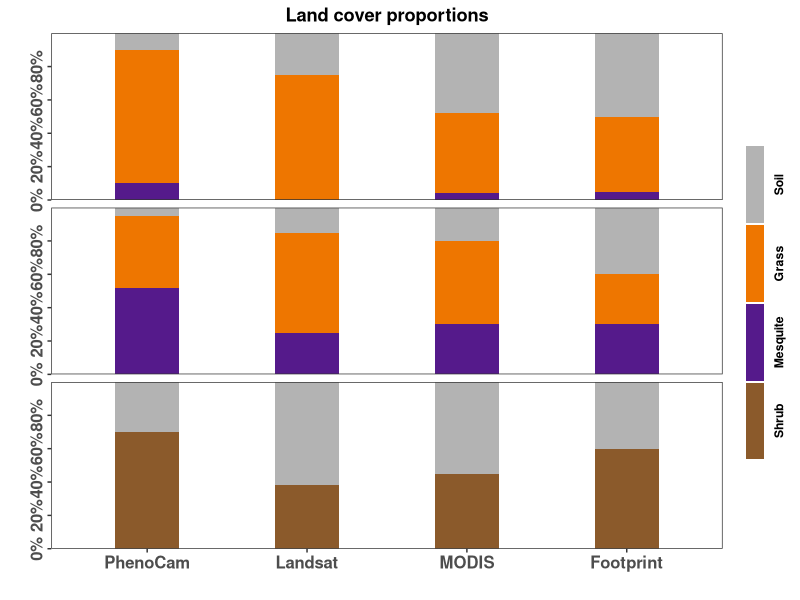
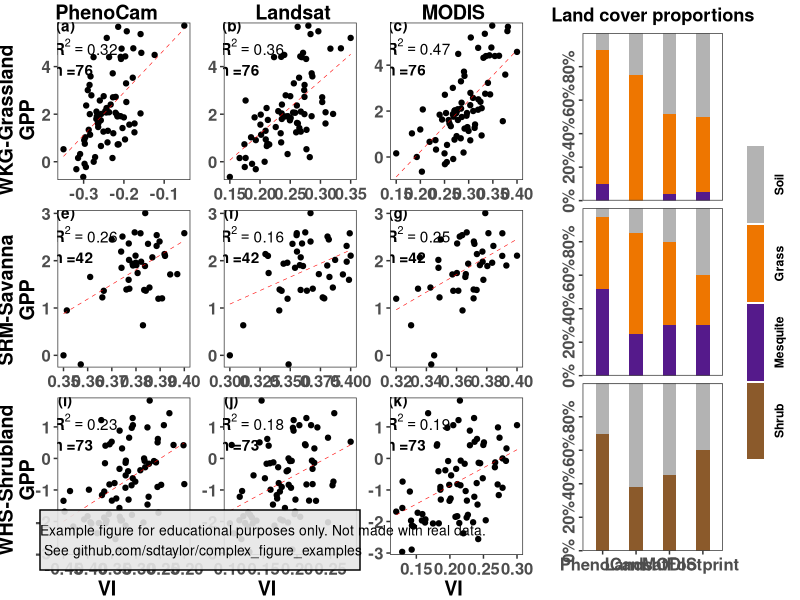
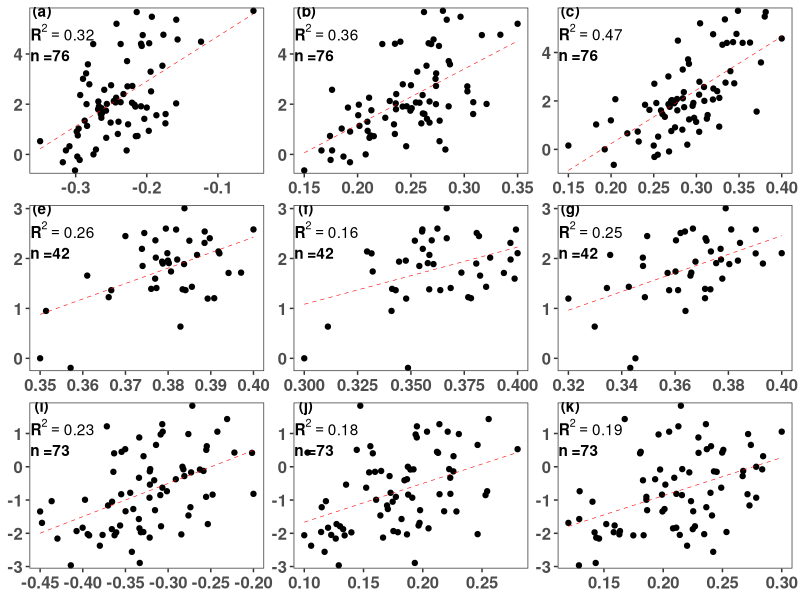
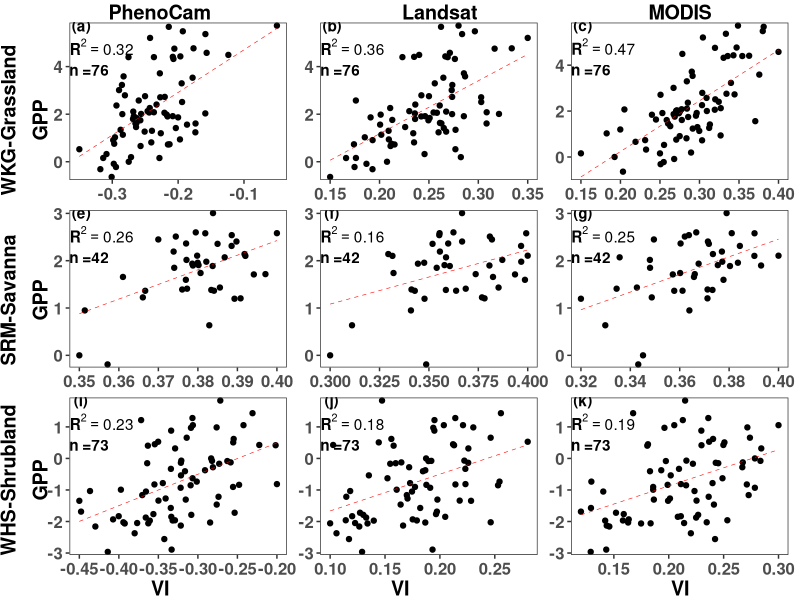

These figures' R source, in order: (Note: this script raises an error after producing the figures.)
library(tidyverse)
library(cowplot)

##################################
# This is a replication of Figure 5 from the following paper
# Yan, D., Scott, R. L., Moore, D. J. P., Biederman, J. A., & Smith, W. K. (2019). 
# Understanding the relationship between vegetation greenness and productivity across 
# dryland ecosystems through the integration of PhenoCam, satellite, and eddy covariance data. 
# Remote Sensing of Environment, 223, 50–62. https://doi.org/10.1016/j.rse.2018.12.029

# This figure uses simulated data and is not an exact copy. 
# It's meant for educational purposes only.  
##################################

#####################################
# Generate some similar looking data for the figures
generate_random_timeseries = function(n,initial_value,error){
  ts = rep(NA, n)
  ts[1] = initial_value
  for(t in 2:n){
    ts[t] = ts[t-1] + rnorm(1, mean=0, sd=error)
  }
  return(ts)
}

generate_correlated_timeseries = function(ts, error, scale_min, scale_max){
  n=length(ts)
  new_ts = ts + rnorm(n=n, mean=0, sd=error)
  return(scales::rescale(new_ts, to=c(scale_min,scale_max)))
}

set.seed(1)

# The data consist of 3 locations, each with a GPP measurement (y axis) and 3 correlated visual indexes (Phenocam, landsat, & MODIS)
grassland = data.frame(gpp = generate_random_timeseries(n=76, initial_value = 0, error = 0.5), site='grassland')
grassland$phenocam = generate_correlated_timeseries(grassland$gpp, error=2, scale_min=-0.35,scale_max = -0.05)
grassland$landsat = generate_correlated_timeseries(grassland$gpp, error=2, scale_min=0.15, scale_max = 0.35)
grassland$modis = generate_correlated_timeseries(grassland$gpp, error=2, scale_min=0.15, scale_max = 0.4)

savanna = data.frame(gpp = generate_random_timeseries(n=42, initial_value = 0, error = 0.5), site='savanna')
savanna$phenocam = generate_correlated_timeseries(savanna$gpp, error=2, scale_min=0.35,scale_max = 0.4)
savanna$landsat = generate_correlated_timeseries(savanna$gpp, error=2, scale_min=0.3, scale_max = 0.4)
savanna$modis = generate_correlated_timeseries(savanna$gpp, error=2, scale_min=0.32, scale_max = 0.4)

shrubland = data.frame(gpp = generate_random_timeseries(n=73, initial_value = 0, error = 0.5), site='shrubland')
shrubland$phenocam = generate_correlated_timeseries(shrubland$gpp, error=2, scale_min=-0.45,scale_max = -0.2)
shrubland$landsat = generate_correlated_timeseries(shrubland$gpp, error=2, scale_min=0.1, scale_max = 0.28)
shrubland$modis = generate_correlated_timeseries(shrubland$gpp, error=2, scale_min=0.12, scale_max = 0.3)

scatter_plot_data = grassland %>%
  bind_rows(savanna) %>%
  bind_rows(shrubland) %>%
  pivot_longer(cols=c(phenocam, landsat, modis), names_to = 'sensor', values_to = 'sensor_value')



#### Now eyeball the data for the barplots
barplot_data = tribble(
  ~site, ~sensor, ~landcover, ~percent,
  'grassland','PhenoCam','Mesquite',10,
  'grassland','PhenoCam','Grass',80,
  'grassland','PhenoCam','Soil',10,
  'grassland','Landsat','Mesquite',0,
  'grassland','Landsat','Grass',75,
  'grassland','Landsat','Soil',25,
  'grassland','MODIS','Mesquite',4,
  'grassland','MODIS','Grass',48,
  'grassland','MODIS','Soil',48,
  'grassland','Footprint','Mesquite',5,
  'grassland','Footprint','Grass',45,
  'grassland','Footprint','Soil',50,
  
  'savanna','PhenoCam','Mesquite',52,
  'savanna','PhenoCam','Grass',43,
  'savanna','PhenoCam','Soil',5,
  'savanna','Landsat','Mesquite',25,
  'savanna','Landsat','Grass',60,
  'savanna','Landsat','Soil',15,
  'savanna','MODIS','Mesquite',30,
  'savanna','MODIS','Grass',50,
  'savanna','MODIS','Soil',20,
  'savanna','Footprint','Mesquite',30,
  'savanna','Footprint','Grass',30,
  'savanna','Footprint','Soil',40,
  
  'shrubland','PhenoCam','Shrub',70,
  'shrubland','PhenoCam','Soil',30,
  'shrubland','Landsat','Shrub',38,
  'shrubland','Landsat','Soil',62,
  'shrubland','MODIS','Shrub',45,
  'shrubland','MODIS','Soil',55,
  'shrubland','Footprint','Shrub',60,
  'shrubland','Footprint','Soil',40
)


#############################################################3
# 1st the scatter plot
# 

sensor_values = c('phenocam','landsat','modis')
sensor_labels = c('PhenoCam','Landsat','MODIS')
site_values = c('grassland','savanna','shrubland')
site_labels = c('WKG-Grassland','SRM-Savanna','WHS-Shrubland')

scatter_plot_data$sensor = factor(scatter_plot_data$sensor, levels = sensor_values, labels = sensor_labels, ordered = T)
scatter_plot_data$site = factor(scatter_plot_data$site, levels = site_values, labels = site_labels, ordered = T)

# Note there are many ways to extract summary and model statistics
# in a group_by operation. group_by + do, using purrr, there are also methods in 
# the ggpmisc package which insert summary stats directly in figures.
get_r2 = function(x,y){summary(lm(y~x))$r.squared}

scatter_plot_labels = scatter_plot_data %>%
  group_by(site, sensor) %>%
  summarise(r2 = get_r2(x=sensor_value, y=gpp),
            n=n(),
            x_pos = min(sensor_value),
            y_pos = max(gpp) - (0.03* diff(range(gpp)))) %>%
  ungroup() %>%
  mutate(r2_label = paste0('bold(R^2==',round(r2,2),')'),
         n_label  = paste0('n =',n))

# Order by site and sensor so the letter labels get ordered correctly.
scatter_plot_labels = arrange(scatter_plot_labels, site, sensor)
scatter_plot_labels$letter = c('(a)','(b)','(c)','(e)','(f)','(g)','(i)','(j)','(k)')


# Here the best option for the 3x3 grid of plots is facet_wrap, since it handles all the alignment
# it is too usefull not to use. The labelling of the rows and columns as in the original figure is
# not possible with facet_wrap though. So here we'll essentially "turn off" the default labels 
# by setting strip.background and strip.text to element_blank(), and then adding the 6 row/column
# labels manually. The alignment of the text inside each plot is done manually in the scatter_plot_labels 
# data.frame, and nudged slightly by hand  below using the hjust/vjust arguments. 

scatter_plot = ggplot(scatter_plot_data, aes(x=sensor_value, y=gpp)) + 
  geom_point() + 
  geom_smooth(method='lm', se=FALSE, linetype='dashed', color='red', size=0.2) + 
  geom_text(data=scatter_plot_labels, aes(x=x_pos, y=y_pos, label=letter),  hjust=0.4,  vjust=0.1, fontface='bold') + 
  geom_text(data=scatter_plot_labels, aes(x=x_pos, y=y_pos, label=r2_label),hjust=0.15, vjust=1.5, fontface='bold', parse=TRUE) + 
  geom_text(data=scatter_plot_labels, aes(x=x_pos, y=y_pos, label=n_label), hjust=0.25, vjust=3.8, fontface='bold') + 
  scale_y_continuous(expand = expansion(mult=0.02)) + 
  facet_wrap(site~sensor, scales='free', strip.position = 'left') +
  theme_bw() + 
  theme(strip.background = element_blank(),
        strip.text = element_blank(),
        axis.title = element_blank(),
        panel.grid = element_blank(),
        axis.text = element_text(face='bold', size=12)) 

top_y = 0.98
left_x_site = 0.01
left_x_axis = 0.05
bottom_y = 0.02
scatter_plot_axis_labels = tribble(
  ~label,         ~x,      ~y,   ~angle,
  'WKG-Grassland', left_x_site, 0.8,  90,
  'SRM-Savanna',   left_x_site, 0.5,  90,
  'WHS-Shrubland', left_x_site, 0.2,  90,
  
  'GPP',           left_x_axis, 0.8,  90,
  'GPP',           left_x_axis, 0.5,  90,
  'GPP',           left_x_axis, 0.2,  90,
  
  'PhenoCam',      0.2,    top_y, 0,
  'Landsat',       0.55,    top_y, 0,
  'MODIS',         0.85,    top_y, 0,
  
  'VI',            0.2,    bottom_y, 0,
  'VI',            0.5,    bottom_y, 0,
  'VI',            0.85,    bottom_y, 0
)

# Insert the 3x3 scatter plot using draw_plot so it can be scaled slightly

scatter_plot_with_labels = ggdraw() +
  draw_plot(scatter_plot, scale=0.95, hjust = -0.02) +
  geom_text(data = scatter_plot_axis_labels, aes(x=x,y=y,label=label,angle=angle),
            hjust=0.5, fontface='bold', size=5)

##################################################
# The barplots

barplot_sensor_order = c('PhenoCam','Landsat','MODIS','Footprint')
barplot_data$sensor = factor(barplot_data$sensor, levels = barplot_sensor_order, ordered = TRUE)

barplot_landcover_details = tribble(
  ~landcover, ~fill_color,
  'Soil',     'grey70',
  'Grass',    'darkorange2',
  'Mesquite', 'purple4',
  'Shrub',    'tan4'
)

barplot_data$landcover = factor(barplot_data$landcover, levels=barplot_landcover_details$landcover, ordered = TRUE)

# This is "close enough" version of the bar plot. Replicating the original one from Yan 2019 exactly would
# be clumsy here, as the each of the 3 barplots would need to be done individually to each have their own 
# legend. 
barplot = ggplot(barplot_data, aes(x=sensor, y=percent, fill=landcover)) + 
  geom_col(width=0.4) +
  scale_fill_manual(values = barplot_landcover_details$fill_color) + 
  scale_y_continuous(breaks=c(0,20,40,60,80), labels = function(x){paste0(x,'%')}, expand=c(0,0)) + 
  facet_grid(site~.) + 
  theme_bw() + 
  theme(strip.background = element_blank(),
        strip.text = element_blank(),
        panel.grid = element_blank(),
        plot.title = element_text(face='bold', hjust=0.5),
        axis.text.x = element_text(face = 'bold', size=12),
        axis.text.y = element_text(face = 'bold', size=12, angle = 90, hjust=0.5),
        legend.key.height  = unit(20,'mm'),
        ) +
  labs(x='',y='',title='Land cover proportions') +
  guides(fill = guide_legend(direction = 'vertical', label.position = 'right', title='',
                             keyheight = unit(20,'mm'), keywidth = unit(5,'mm'),
                             label.theme = element_text(angle=90, hjust=0.5, face='bold')))

####################################
# And combine them

#TODO: A-I labels. R2 and n values

aligned=align_plots(scatter_plot_with_labels, barplot, align = 'v', axis='tb')
final_figure = plot_grid(aligned[[1]], aligned[[2]], nrow=1, rel_widths = c(1,0.5))

water_mark = 'Example figure for educational purposes only. Not made with real data.\n See github.com/sdtaylor/complex_figure_examples'

final_figure = ggdraw(final_figure) +
  geom_rect(data=data.frame(xmin=0.05,ymin=0.05), aes(xmin=xmin,ymin=ymin, xmax=xmin+0.4,ymax=ymin+0.1),alpha=0.9, fill='grey90', color='black') + 
  draw_text(water_mark, x=0.05, y=0.1, size=10, hjust = 0)

save_plot('./yan2019/yan2019_final.png', plot=final_figure, base_height = 8, base_width = 14)
